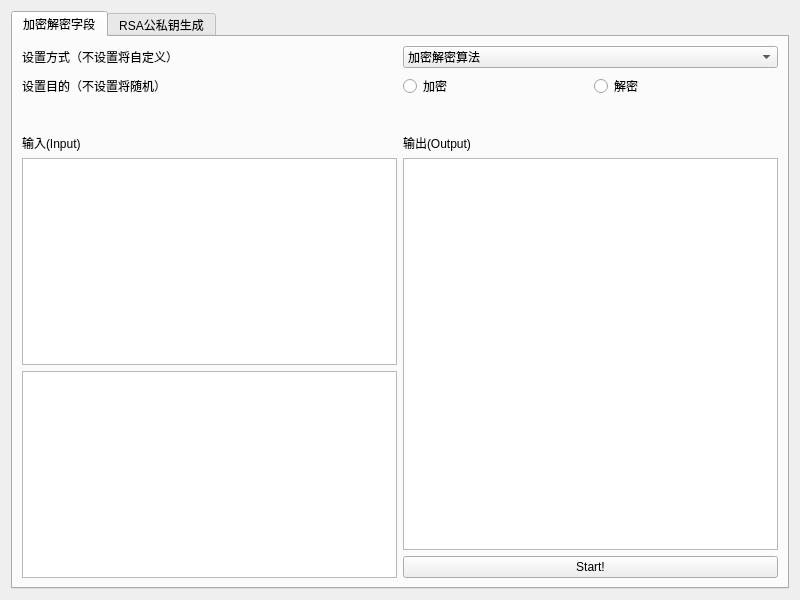
<?xml version="1.0" encoding="UTF-8"?>
<ui version="4.0">
 <class>Widget</class>
 <widget class="QWidget" name="Widget">
  <property name="geometry">
   <rect>
    <x>0</x>
    <y>0</y>
    <width>800</width>
    <height>600</height>
   </rect>
  </property>
  <property name="windowTitle">
   <string>Widget</string>
  </property>
  <layout class="QHBoxLayout" name="horizontalLayout">
   <item>
    <widget class="QTabWidget" name="myTabWidget">
     <property name="currentIndex">
      <number>0</number>
     </property>
     <widget class="QWidget" name="tab">
      <attribute name="title">
       <string>加密解密字段</string>
      </attribute>
      <layout class="QHBoxLayout" name="horizontalLayout_4">
       <item>
        <layout class="QVBoxLayout" name="verticalLayout_6">
         <item>
          <layout class="QVBoxLayout" name="verticalLayout_2">
           <item>
            <layout class="QHBoxLayout" name="horizontalLayout_2">
             <item>
              <widget class="QLabel" name="Label_Ways">
               <property name="text">
                <string>设置方式（不设置将自定义）</string>
               </property>
              </widget>
             </item>
             <item>
              <widget class="QComboBox" name="ComboBox_Crypto">
               <item>
                <property name="text">
                 <string>加密解密算法</string>
                </property>
               </item>
               <item>
                <property name="text">
                 <string>古典加密：凯撒密码</string>
                </property>
               </item>
               <item>
                <property name="text">
                 <string>古典加密：莫斯密码</string>
                </property>
               </item>
               <item>
                <property name="text">
                 <string>古典加密：Hill密码</string>
                </property>
               </item>
               <item>
                <property name="text">
                 <string>现代加密：RSA</string>
                </property>
               </item>
              </widget>
             </item>
            </layout>
           </item>
           <item>
            <layout class="QHBoxLayout" name="horizontalLayout_7">
             <item>
              <widget class="QLabel" name="Label_Intention">
               <property name="text">
                <string>设置目的（不设置将随机）</string>
               </property>
              </widget>
             </item>
             <item>
              <layout class="QHBoxLayout" name="horizontalLayout_6">
               <item>
                <widget class="QRadioButton" name="RadioBtn_Encryption">
                 <property name="text">
                  <string>加密</string>
                 </property>
                 <attribute name="buttonGroup">
                  <string notr="true">buttonGroup</string>
                 </attribute>
                </widget>
               </item>
               <item>
                <widget class="QRadioButton" name="RadioBtn_Decryption">
                 <property name="text">
                  <string>解密</string>
                 </property>
                 <attribute name="buttonGroup">
                  <string notr="true">buttonGroup</string>
                 </attribute>
                </widget>
               </item>
              </layout>
             </item>
            </layout>
           </item>
          </layout>
         </item>
         <item>
          <layout class="QVBoxLayout" name="verticalLayout_5">
           <item>
            <spacer name="verticalSpacer">
             <property name="orientation">
              <enum>Qt::Vertical</enum>
             </property>
             <property name="sizeType">
              <enum>QSizePolicy::Minimum</enum>
             </property>
             <property name="sizeHint" stdset="0">
              <size>
               <width>20</width>
               <height>30</height>
              </size>
             </property>
            </spacer>
           </item>
           <item>
            <layout class="QVBoxLayout" name="verticalLayout_4">
             <item>
              <layout class="QHBoxLayout" name="horizontalLayout_9">
               <item>
                <widget class="QLabel" name="Label_Input">
                 <property name="text">
                  <string>输入(Input)</string>
                 </property>
                </widget>
               </item>
               <item>
                <widget class="QLabel" name="Label_Output">
                 <property name="text">
                  <string>输出(Output)</string>
                 </property>
                </widget>
               </item>
              </layout>
             </item>
             <item>
              <layout class="QHBoxLayout" name="horizontalLayout_3">
               <item>
                <layout class="QVBoxLayout" name="verticalLayout_3">
                 <item>
                  <widget class="QTextEdit" name="TextEdit_Input">
                   <property name="html">
                    <string>&lt;!DOCTYPE HTML PUBLIC &quot;-//W3C//DTD HTML 4.0//EN&quot; &quot;http://www.w3.org/TR/REC-html40/strict.dtd&quot;&gt;
&lt;html&gt;&lt;head&gt;&lt;meta name=&quot;qrichtext&quot; content=&quot;1&quot; /&gt;&lt;style type=&quot;text/css&quot;&gt;
p, li { white-space: pre-wrap; }
&lt;/style&gt;&lt;/head&gt;&lt;body style=&quot; font-family:'SimSun'; font-size:9pt; font-weight:400; font-style:normal;&quot;&gt;
&lt;p style=&quot;-qt-paragraph-type:empty; margin-top:0px; margin-bottom:0px; margin-left:0px; margin-right:0px; -qt-block-indent:0; text-indent:0px;&quot;&gt;&lt;br /&gt;&lt;/p&gt;&lt;/body&gt;&lt;/html&gt;</string>
                   </property>
                  </widget>
                 </item>
                 <item>
                  <widget class="QTextEdit" name="TextEdit_Input_Key">
                   <property name="html">
                    <string>&lt;!DOCTYPE HTML PUBLIC &quot;-//W3C//DTD HTML 4.0//EN&quot; &quot;http://www.w3.org/TR/REC-html40/strict.dtd&quot;&gt;
&lt;html&gt;&lt;head&gt;&lt;meta name=&quot;qrichtext&quot; content=&quot;1&quot; /&gt;&lt;style type=&quot;text/css&quot;&gt;
p, li { white-space: pre-wrap; }
&lt;/style&gt;&lt;/head&gt;&lt;body style=&quot; font-family:'SimSun'; font-size:9pt; font-weight:400; font-style:normal;&quot;&gt;
&lt;p style=&quot;-qt-paragraph-type:empty; margin-top:0px; margin-bottom:0px; margin-left:0px; margin-right:0px; -qt-block-indent:0; text-indent:0px;&quot;&gt;&lt;br /&gt;&lt;/p&gt;&lt;/body&gt;&lt;/html&gt;</string>
                   </property>
                  </widget>
                 </item>
                </layout>
               </item>
               <item>
                <layout class="QVBoxLayout" name="verticalLayout">
                 <item>
                  <widget class="QTextEdit" name="TextEdit_Output">
                   <property name="focusPolicy">
                    <enum>Qt::StrongFocus</enum>
                   </property>
                   <property name="readOnly">
                    <bool>true</bool>
                   </property>
                  </widget>
                 </item>
                 <item>
                  <widget class="QPushButton" name="pushButton">
                   <property name="text">
                    <string>Start!</string>
                   </property>
                  </widget>
                 </item>
                </layout>
               </item>
              </layout>
             </item>
            </layout>
           </item>
          </layout>
         </item>
        </layout>
       </item>
      </layout>
     </widget>
     <widget class="QWidget" name="tab_RSA">
      <attribute name="title">
       <string>RSA公私钥生成</string>
      </attribute>
      <layout class="QVBoxLayout" name="verticalLayout_10">
       <item>
        <layout class="QVBoxLayout" name="verticalLayout_9">
         <item>
          <layout class="QVBoxLayout" name="verticalLayout_7">
           <item>
            <layout class="QHBoxLayout" name="horizontalLayout_8">
             <item>
              <layout class="QHBoxLayout" name="horizontalLayout_5">
               <item>
                <widget class="QLabel" name="label_RSA">
                 <property name="text">
                  <string>生成密钥位数</string>
                 </property>
                </widget>
               </item>
               <item>
                <widget class="QComboBox" name="comboBox_RSA">
                 <item>
                  <property name="text">
                   <string>256位(bit)</string>
                  </property>
                 </item>
                 <item>
                  <property name="text">
                   <string>512位(bit)</string>
                  </property>
                 </item>
                 <item>
                  <property name="text">
                   <string>1024位(bit)</string>
                  </property>
                 </item>
                 <item>
                  <property name="text">
                   <string>2048位(bit)</string>
                  </property>
                 </item>
                 <item>
                  <property name="text">
                   <string>4196位(bit)</string>
                  </property>
                 </item>
                </widget>
               </item>
              </layout>
             </item>
             <item>
              <widget class="QPushButton" name="pushButton_RSA_Generate">
               <property name="text">
                <string>生成密钥对</string>
               </property>
              </widget>
             </item>
            </layout>
           </item>
           <item>
            <layout class="QHBoxLayout" name="horizontalLayout_10">
             <item>
              <widget class="QTextEdit" name="TextEdit_RSA_public">
               <property name="readOnly">
                <bool>true</bool>
               </property>
              </widget>
             </item>
             <item>
              <widget class="QTextEdit" name="TextEdit_RSA_private">
               <property name="readOnly">
                <bool>true</bool>
               </property>
              </widget>
             </item>
             <item>
              <widget class="QTextEdit" name="TextEdit_RSA_bigN">
               <property name="readOnly">
                <bool>true</bool>
               </property>
              </widget>
             </item>
            </layout>
           </item>
          </layout>
         </item>
         <item>
          <layout class="QVBoxLayout" name="verticalLayout_8">
           <item>
            <layout class="QHBoxLayout" name="horizontalLayout_11">
             <item>
              <widget class="QLabel" name="Label_TimeMark">
               <property name="text">
                <string>密钥对生成用时：</string>
               </property>
              </widget>
             </item>
             <item>
              <widget class="QLabel" name="Label_Time">
               <property name="text">
                <string/>
               </property>
              </widget>
             </item>
             <item>
              <spacer name="horizontalSpacer">
               <property name="orientation">
                <enum>Qt::Horizontal</enum>
               </property>
               <property name="sizeHint" stdset="0">
                <size>
                 <width>40</width>
                 <height>20</height>
                </size>
               </property>
              </spacer>
             </item>
            </layout>
           </item>
           <item>
            <layout class="QHBoxLayout" name="horizontalLayout_13"/>
           </item>
          </layout>
         </item>
        </layout>
       </item>
      </layout>
     </widget>
    </widget>
   </item>
  </layout>
 </widget>
 <resources/>
 <connections/>
 <buttongroups>
  <buttongroup name="buttonGroup"/>
 </buttongroups>
</ui>
